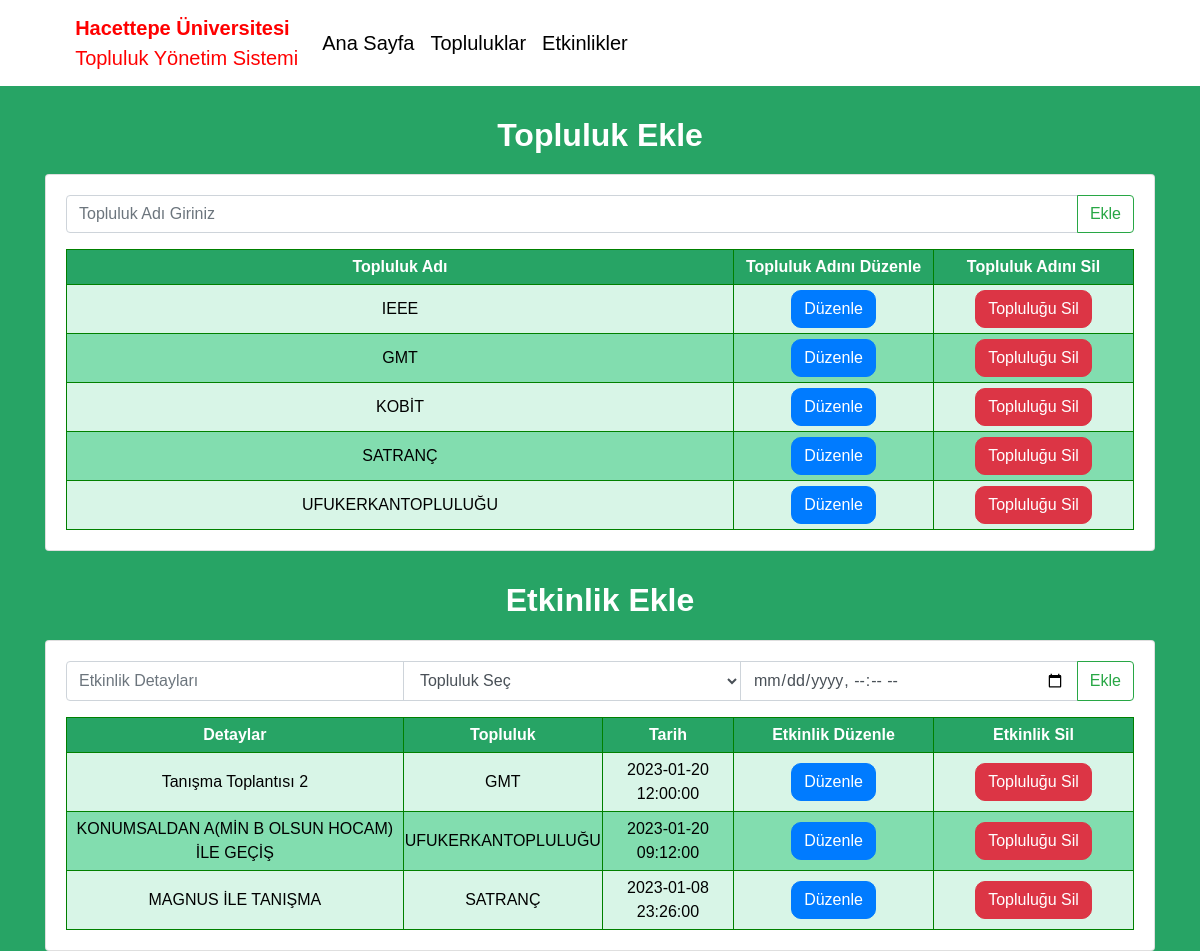
The page / on the database its author committed.
### tables this page shows
CREATE TABLE `clubs` (
  `clubs_id` int(11) NOT NULL,
  `name` varchar(255) NOT NULL
);

CREATE TABLE `events` (
  `event_id` bigint(20) UNSIGNED NOT NULL,
  `event_details` varchar(255) NOT NULL,
  `event_organizer` int(11) NOT NULL,
  `event_date` timestamp NOT NULL DEFAULT curdate()
);

### comp/sql.php (called while the page is built)
<?php
include_once("db-conn.php");
function search_all($tableName, $orderType =""){
  $newSearch = array();
  $sorgu = "SELECT * FROM $tableName ".$orderType;
  global $conn;
  $bul = $conn->query($sorgu, PDO::FETCH_ASSOC);
  if ( $bul->rowCount() ){
    foreach( $bul as $gosterSearch ){
      array_push($newSearch,$gosterSearch);
    }
    return $newSearch;
  }else{
    return "ERR";
  }
}
?>

### index.php (the view, shortened to what this page needs)
<?php
include_once("comp/sql.php");
?>
<!DOCTYPE html>
<html lang="en">
  <head>
    <link
      rel="stylesheet"
      href="https://maxcdn.bootstrapcdn.com/bootstrap/4.0.0/css/bootstrap.min.css"
    />
    <link rel="stylesheet" href="index.css">
  </head>
  <body>
  <nav class="navbar navbar-expand-lg navbar-white bg-white">
    <div class="container-fluid">
      <a class="navbar-brand" href="#" style="color:rgb(255, 0, 0); margin-left: 10px;" ><b>Hacettepe Üniversitesi</b> <br>Topluluk Yönetim Sistemi</a>
      <div class="collapse navbar-collapse" id="navbarSupportedContent">
        <ul class="navbar-nav me-auto mb-2 mb-lg-0">
          <li class="nav-item">
            <a class="nav-link active mb-0 h5" aria-current="page" href="#" onClick="window.location.reload();" style="color: rgb(0, 0, 0);">
              Ana Sayfa
            </a>
          </li>
          <li>
            <a class="nav-link active mb-0 h5" href="#" id="navbarDropdown" role="button" data-bs-toggle="dropdown" aria-expanded="false" style="color: rgb(0, 0, 0);">
              Topluluklar
            </a>
            <li class="nav-item">
                <a class="nav-link active mb-0 h5" aria-current="page" href="#" onClick="add_path();" style="color: rgb(0, 0, 0);">
                  Etkinlikler
                </a>
            </li>
          </li>
      </div>
    </div>
  </nav>
  <div class="container">
    <div class="row">
        <div class="col-sm-12 ">
            <h2>Topluluk Ekle</h2>
            <div class="card">
              <div class="card-body">
                <div class="input-group mb-3">
                  <input type="text" id="clubs_add_name" class="form-control" placeholder="Topluluk Adı Giriniz" aria-label="Topluluk Adı Giriniz" aria-describedby="basic-addon2">
                  <div class="input-group-append">
                    <button class="btn btn-outline-success" type="button" onclick="clubs_add()">Ekle</button>
                  </div>
                </div>
                <table>
                  <thead>
                    <th>Topluluk Adı</th>
                    <th>Topluluk Adını Düzenle</th>
                    <th>Topluluk Adını Sil</th>
                  </thead>
                  <tbody id="topluluk_list">
                    <?php
                      $clubs = search_all("clubs");
                      $colorize = 0;
                      for ($i=0; $i < count($clubs); $i++) {
                        if ($colorize == 0) {
                           echo'
                            <tr class="tr_0">
                              <td>'.$clubs[$i]["name"].'</td>
                              <td class="td_btn"><button type="button" class="tbl-btn btn btn-primary" onclick="clubs_update_modal('.$clubs[$i]["clubs_id"].',\''.$clubs[$i]["name"].'\')" data-toggle="modal" data-target="#clubs_update_modal">Düzenle</button></td>
                              <td class="td_btn"><button type="button" class="tbl-btn btn btn-danger" onclick="clubs_delete_modal('.$clubs[$i]["clubs_id"].',\''.$clubs[$i]["name"].'\')" data-toggle="modal" data-target="#clubs_delete_modal">Topluluğu Sil</button></td>
                            </tr>
                          ';
                          $colorize = 1;
                         }
                         else if ($colorize == 1) {
                           echo'
                            <tr class="tr_1">
                              <td>'.$clubs[$i]["name"].'</td>
                              <td class="td_btn"><button type="button" class="tbl-btn btn btn-primary" onclick="clubs_update_modal('.$clubs[$i]["clubs_id"].',\''.$clubs[$i]["name"].'\')" data-toggle="modal" data-target="#clubs_update_modal">Düzenle</button></td>
                              <td class="td_btn"><button type="button" class="tbl-btn btn btn-danger" onclick="clubs_delete_modal('.$clubs[$i]["clubs_id"].',\''.$clubs[$i]["name"].'\')" data-toggle="modal" data-target="#clubs_delete_modal">Topluluğu Sil</button></td>
                            </tr>
                          ';
                          $colorize = 0;
                         }
                      }
                    ?>
                  </tbody>
                </table>
              </div>
            </div>
        </div>
        <div class="col-sm-12 ">
            <h2>Etkinlik Ekle</h2>
            <div class="card">
              <div class="card-body">
                <div class="input-group mb-3">
                  <input type="text" id="events_add_detail" class="form-control" placeholder="Etkinlik Detayları" aria-label="Etkinlik Detayları" aria-describedby="basic-addon2">
                  <select id="events_add_clubs" class="form-control" aria-describedby="basic-addon2">
                    <option style="display: none;">Topluluk Seç</option>
                  </select>
                  <input type="datetime-local" id="events_add_date" class="form-control" placeholder="Etkinlik Tarihi" aria-label="Topluluk Adı Giriniz" aria-describedby="basic-addon2">
                  <div class="input-group-append">
                    <button class="btn btn-outline-success" type="button" onclick="events_add()">Ekle</button>
                  </div>
                </div>
                <table>
                  <thead>
                    <th>Detaylar</th>
                    <th>Topluluk</th>
                    <th>Tarih</th>
                    <th>Etkinlik Düzenle</th>
                    <th>Etkinlik Sil</th>
                  </thead>
                  <tbody id="events_list">
                    <?php
                      $events = search_all("events INNER JOIN clubs ON events.event_organizer = clubs.clubs_id;");
                      $colorize = 0;
                      if ($events != "ERR") {
                        for ($i=0; $i < count($events); $i++) {
                          if ($colorize == 0) {
                           echo'
                           <tr class="tr_0">
                           <td>'.$events[$i]["event_details"].'</td>
                           <td>'.$events[$i]["name"].'</td>
                           <td>'.$events[$i]["event_date"].'</td>
                           <td class="td_btn"><button type="button" class="tbl-btn btn btn-primary" onclick="events_update_modal('.$events[$i]["event_id"].',\''.$events[$i]["event_details"].'\',\''.$events[$i]["name"].'\',\''.$events[$i]["event_organizer"].'\',\''.$events[$i]["event_date"].'\')" data-toggle="modal" data-target="#events_update_modal">Düzenle</button></td>
                           <td class="td_btn"><button type="button" class="tbl-btn btn btn-danger" onclick="events_delete_modal('.$events[$i]["event_id"].',\''.$events[$i]["event_details"].'\',\''.$events[$i]["name"].'\',\''.$events[$i]["event_date"].'\')" data-toggle="modal" data-target="#events_delete_modal">Topluluğu Sil</button></td>
                           </tr>
                           ';
                           $colorize = 1;
                         }
                         else if ($colorize == 1) {
                           echo'
                           <tr class="tr_1">
                           <td>'.$events[$i]["event_details"].'</td>
                           <td>'.$events[$i]["name"].'</td>
                           <td>'.$events[$i]["event_date"].'</td>
                           <td class="td_btn"><button type="button" class="tbl-btn btn btn-primary" onclick="events_update_modal('.$events[$i]["event_id"].',\''.$events[$i]["event_details"].'\',\''.$events[$i]["name"].'\',\''.$events[$i]["event_organizer"].'\',\''.$events[$i]["event_date"].'\')" data-toggle="modal" data-target="#events_update_modal">Düzenle</button></td>
                           <td class="td_btn"><button type="button" class="tbl-btn btn btn-danger" onclick="events_delete_modal('.$events[$i]["event_id"].',\''.$events[$i]["event_details"].'\',\''.$events[$i]["name"].'\',\''.$events[$i]["event_date"].'\')" data-toggle="modal" data-target="#events_delete_modal">Topluluğu Sil</button></td>
                           </tr>
                           ';
                           $colorize = 0;
                         }
                       }
                     }
                    ?>
                  </tbody>
                </table>
              </div>
            </div>
        </div>
    </div>
</body>
</html>

### index.css (style rules this page uses)
.nav-link { background-color: rgb(255, 255, 255); float: right; }
.tbl-btn { border-radius: 10px; }
select { height: calc(2.4rem + 2px) !important; }
h2 { font-weight: 600; text-align:center; margin-top: 30px; margin-bottom: 20px; color: rgb(255, 255, 255); }
table { width: 100%; border:1px solid green; }
th { text-align:center; background-color: #27a465; color: #fff ; border:1px solid green; padding-bottom: 5px; padding-top: 5px; }
tr { border:1px solid green; }
td { text-align:center; border:1px solid green; padding-top: 5px; padding-bottom: 5px; }
.td_btn { width: 200px; }
.tr_0 { background-color: #d8f5e7; }
.tr_1 { background-color: #82ddaf; }
body { margin:0px; background-color:#27a465; color:#000000; font-family:Arial, Helvetica, sans-serif; }

### rows shown on the page
clubs: name "IEEE"
clubs: name "GMT"
clubs: name "KOBİT"
clubs: name "SATRANÇ"
clubs: name "UFUKERKANTOPLULUĞU"
events: event_details "Tanışma Toplantısı 2", clubs.name "GMT", event_date "2023-01-20 12:00:00"
events: event_details "KONUMSALDAN A(MİN B OLSUN HOCAM) İLE GEÇİŞ", clubs.name "UFUKERKANTOPLULUĞU", event_date "2023-01-20 09:12:00"
events: event_details "MAGNUS İLE TANIŞMA", clubs.name "SATRANÇ", event_date "2023-01-08 23:26:00"
